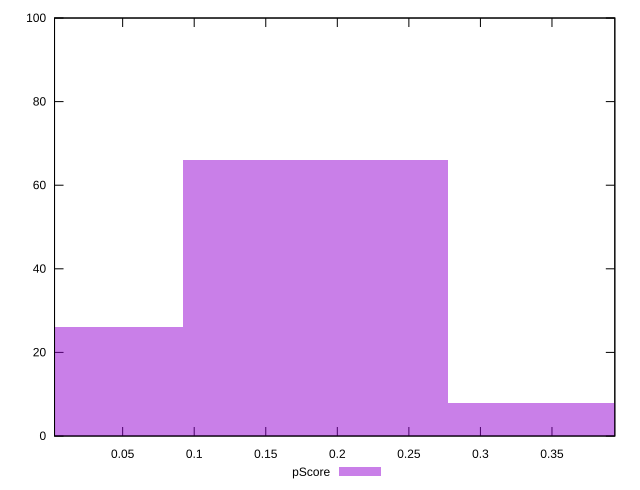

Recreate this plot in gnuplot.
reset

$pScore <<EOF
0.18466752129035938 66
0 26
0.36933504258071875 8
EOF

set key outside below
set boxwidth 0.18466752129035938
set xrange [0.0023996830290571314:0.3939159892961857]
set yrange [0:100]
set trange [0:100]
set style fill transparent solid 0.5 noborder
set terminal svg size 640, 490 enhanced background rgb 'white'
set output "reports/report_00027_2021-02-24T12-40-31.850Z/total-blocking-time/samples/astro/pScore/histogram.svg"

plot $pScore title "pScore" with boxes

reset
